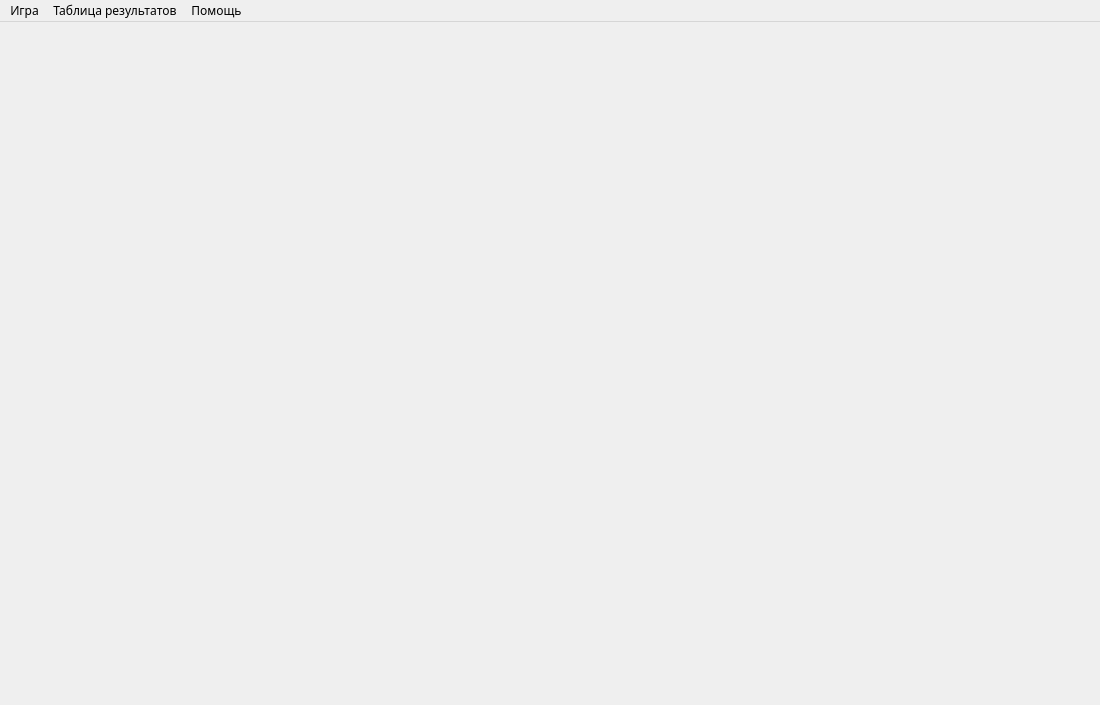
<?xml version="1.0" encoding="UTF-8"?>
<ui version="4.0">
 <class>MainWindow</class>
 <widget class="QMainWindow" name="MainWindow">
  <property name="geometry">
   <rect>
    <x>0</x>
    <y>0</y>
    <width>1100</width>
    <height>705</height>
   </rect>
  </property>
  <property name="font">
   <font>
    <family>PT Sans</family>
   </font>
  </property>
  <property name="windowTitle">
   <string>Кто хочет стать Миллионером?</string>
  </property>
  <widget class="QWidget" name="centralwidget">
   <widget class="QWidget" name="questionField" native="true">
    <property name="geometry">
     <rect>
      <x>0</x>
      <y>477</y>
      <width>1100</width>
      <height>201</height>
     </rect>
    </property>
    <widget class="QLabel" name="answer_B">
     <property name="geometry">
      <rect>
       <x>604</x>
       <y>102</y>
       <width>318</width>
       <height>41</height>
      </rect>
     </property>
     <property name="palette">
      <palette>
       <active>
        <colorrole role="WindowText">
         <brush brushstyle="SolidPattern">
          <color alpha="255">
           <red>255</red>
           <green>255</green>
           <blue>255</blue>
          </color>
         </brush>
        </colorrole>
       </active>
       <inactive>
        <colorrole role="WindowText">
         <brush brushstyle="SolidPattern">
          <color alpha="255">
           <red>255</red>
           <green>255</green>
           <blue>255</blue>
          </color>
         </brush>
        </colorrole>
       </inactive>
       <disabled>
        <colorrole role="WindowText">
         <brush brushstyle="SolidPattern">
          <color alpha="255">
           <red>120</red>
           <green>120</green>
           <blue>120</blue>
          </color>
         </brush>
        </colorrole>
       </disabled>
      </palette>
     </property>
     <property name="font">
      <font>
       <family>PT Sans</family>
       <pointsize>12</pointsize>
       <weight>50</weight>
       <bold>false</bold>
      </font>
     </property>
     <property name="cursor">
      <cursorShape>PointingHandCursor</cursorShape>
     </property>
     <property name="text">
      <string/>
     </property>
     <property name="alignment">
      <set>Qt::AlignLeading|Qt::AlignLeft|Qt::AlignVCenter</set>
     </property>
     <property name="wordWrap">
      <bool>true</bool>
     </property>
    </widget>
    <widget class="QLabel" name="answer_D">
     <property name="geometry">
      <rect>
       <x>604</x>
       <y>153</y>
       <width>318</width>
       <height>41</height>
      </rect>
     </property>
     <property name="palette">
      <palette>
       <active>
        <colorrole role="WindowText">
         <brush brushstyle="SolidPattern">
          <color alpha="255">
           <red>255</red>
           <green>255</green>
           <blue>255</blue>
          </color>
         </brush>
        </colorrole>
       </active>
       <inactive>
        <colorrole role="WindowText">
         <brush brushstyle="SolidPattern">
          <color alpha="255">
           <red>255</red>
           <green>255</green>
           <blue>255</blue>
          </color>
         </brush>
        </colorrole>
       </inactive>
       <disabled>
        <colorrole role="WindowText">
         <brush brushstyle="SolidPattern">
          <color alpha="255">
           <red>120</red>
           <green>120</green>
           <blue>120</blue>
          </color>
         </brush>
        </colorrole>
       </disabled>
      </palette>
     </property>
     <property name="font">
      <font>
       <family>PT Sans</family>
       <pointsize>12</pointsize>
       <weight>50</weight>
       <bold>false</bold>
      </font>
     </property>
     <property name="cursor">
      <cursorShape>PointingHandCursor</cursorShape>
     </property>
     <property name="text">
      <string/>
     </property>
     <property name="alignment">
      <set>Qt::AlignLeading|Qt::AlignLeft|Qt::AlignVCenter</set>
     </property>
     <property name="wordWrap">
      <bool>true</bool>
     </property>
    </widget>
    <widget class="QLabel" name="question">
     <property name="geometry">
      <rect>
       <x>178</x>
       <y>10</y>
       <width>742</width>
       <height>80</height>
      </rect>
     </property>
     <property name="palette">
      <palette>
       <active>
        <colorrole role="WindowText">
         <brush brushstyle="SolidPattern">
          <color alpha="255">
           <red>255</red>
           <green>255</green>
           <blue>255</blue>
          </color>
         </brush>
        </colorrole>
       </active>
       <inactive>
        <colorrole role="WindowText">
         <brush brushstyle="SolidPattern">
          <color alpha="255">
           <red>255</red>
           <green>255</green>
           <blue>255</blue>
          </color>
         </brush>
        </colorrole>
       </inactive>
       <disabled>
        <colorrole role="WindowText">
         <brush brushstyle="SolidPattern">
          <color alpha="255">
           <red>120</red>
           <green>120</green>
           <blue>120</blue>
          </color>
         </brush>
        </colorrole>
       </disabled>
      </palette>
     </property>
     <property name="font">
      <font>
       <family>PT Sans</family>
       <pointsize>13</pointsize>
       <weight>50</weight>
       <bold>false</bold>
      </font>
     </property>
     <property name="text">
      <string/>
     </property>
     <property name="alignment">
      <set>Qt::AlignCenter</set>
     </property>
     <property name="wordWrap">
      <bool>true</bool>
     </property>
    </widget>
    <widget class="QLabel" name="answer_A">
     <property name="geometry">
      <rect>
       <x>199</x>
       <y>102</y>
       <width>318</width>
       <height>41</height>
      </rect>
     </property>
     <property name="palette">
      <palette>
       <active>
        <colorrole role="WindowText">
         <brush brushstyle="SolidPattern">
          <color alpha="255">
           <red>255</red>
           <green>255</green>
           <blue>255</blue>
          </color>
         </brush>
        </colorrole>
       </active>
       <inactive>
        <colorrole role="WindowText">
         <brush brushstyle="SolidPattern">
          <color alpha="255">
           <red>255</red>
           <green>255</green>
           <blue>255</blue>
          </color>
         </brush>
        </colorrole>
       </inactive>
       <disabled>
        <colorrole role="WindowText">
         <brush brushstyle="SolidPattern">
          <color alpha="255">
           <red>120</red>
           <green>120</green>
           <blue>120</blue>
          </color>
         </brush>
        </colorrole>
       </disabled>
      </palette>
     </property>
     <property name="font">
      <font>
       <family>PT Sans</family>
       <pointsize>12</pointsize>
       <weight>50</weight>
       <bold>false</bold>
      </font>
     </property>
     <property name="cursor">
      <cursorShape>PointingHandCursor</cursorShape>
     </property>
     <property name="text">
      <string/>
     </property>
     <property name="alignment">
      <set>Qt::AlignLeading|Qt::AlignLeft|Qt::AlignVCenter</set>
     </property>
     <property name="wordWrap">
      <bool>true</bool>
     </property>
    </widget>
    <widget class="QLabel" name="current_state_q">
     <property name="geometry">
      <rect>
       <x>0</x>
       <y>8</y>
       <width>1102</width>
       <height>191</height>
      </rect>
     </property>
     <property name="text">
      <string/>
     </property>
     <property name="scaledContents">
      <bool>true</bool>
     </property>
    </widget>
    <widget class="QLabel" name="layout_q">
     <property name="geometry">
      <rect>
       <x>0</x>
       <y>8</y>
       <width>1102</width>
       <height>190</height>
      </rect>
     </property>
     <property name="text">
      <string/>
     </property>
     <property name="pixmap">
      <pixmap>../images/question field/layout.png</pixmap>
     </property>
     <property name="scaledContents">
      <bool>true</bool>
     </property>
    </widget>
    <widget class="QLabel" name="answer_C">
     <property name="geometry">
      <rect>
       <x>199</x>
       <y>153</y>
       <width>318</width>
       <height>41</height>
      </rect>
     </property>
     <property name="palette">
      <palette>
       <active>
        <colorrole role="WindowText">
         <brush brushstyle="SolidPattern">
          <color alpha="255">
           <red>255</red>
           <green>255</green>
           <blue>255</blue>
          </color>
         </brush>
        </colorrole>
       </active>
       <inactive>
        <colorrole role="WindowText">
         <brush brushstyle="SolidPattern">
          <color alpha="255">
           <red>255</red>
           <green>255</green>
           <blue>255</blue>
          </color>
         </brush>
        </colorrole>
       </inactive>
       <disabled>
        <colorrole role="WindowText">
         <brush brushstyle="SolidPattern">
          <color alpha="255">
           <red>120</red>
           <green>120</green>
           <blue>120</blue>
          </color>
         </brush>
        </colorrole>
       </disabled>
      </palette>
     </property>
     <property name="font">
      <font>
       <family>PT Sans</family>
       <pointsize>12</pointsize>
       <weight>50</weight>
       <bold>false</bold>
      </font>
     </property>
     <property name="cursor">
      <cursorShape>PointingHandCursor</cursorShape>
     </property>
     <property name="text">
      <string/>
     </property>
     <property name="alignment">
      <set>Qt::AlignLeading|Qt::AlignLeft|Qt::AlignVCenter</set>
     </property>
     <property name="wordWrap">
      <bool>true</bool>
     </property>
    </widget>
    <widget class="QLabel" name="current_state_q_2">
     <property name="geometry">
      <rect>
       <x>0</x>
       <y>8</y>
       <width>1102</width>
       <height>191</height>
      </rect>
     </property>
     <property name="text">
      <string/>
     </property>
     <property name="scaledContents">
      <bool>true</bool>
     </property>
    </widget>
    <widget class="QLabel" name="current_state_q_3">
     <property name="geometry">
      <rect>
       <x>0</x>
       <y>8</y>
       <width>1102</width>
       <height>191</height>
      </rect>
     </property>
     <property name="text">
      <string/>
     </property>
     <property name="scaledContents">
      <bool>true</bool>
     </property>
    </widget>
    <widget class="QLabel" name="amount_q">
     <property name="geometry">
      <rect>
       <x>127</x>
       <y>62</y>
       <width>850</width>
       <height>81</height>
      </rect>
     </property>
     <property name="palette">
      <palette>
       <active>
        <colorrole role="WindowText">
         <brush brushstyle="SolidPattern">
          <color alpha="255">
           <red>255</red>
           <green>255</green>
           <blue>255</blue>
          </color>
         </brush>
        </colorrole>
        <colorrole role="Button">
         <brush brushstyle="SolidPattern">
          <color alpha="255">
           <red>255</red>
           <green>255</green>
           <blue>255</blue>
          </color>
         </brush>
        </colorrole>
        <colorrole role="Light">
         <brush brushstyle="SolidPattern">
          <color alpha="255">
           <red>255</red>
           <green>255</green>
           <blue>255</blue>
          </color>
         </brush>
        </colorrole>
        <colorrole role="Midlight">
         <brush brushstyle="SolidPattern">
          <color alpha="255">
           <red>255</red>
           <green>255</green>
           <blue>255</blue>
          </color>
         </brush>
        </colorrole>
        <colorrole role="Dark">
         <brush brushstyle="SolidPattern">
          <color alpha="255">
           <red>127</red>
           <green>127</green>
           <blue>127</blue>
          </color>
         </brush>
        </colorrole>
        <colorrole role="Mid">
         <brush brushstyle="SolidPattern">
          <color alpha="255">
           <red>170</red>
           <green>170</green>
           <blue>170</blue>
          </color>
         </brush>
        </colorrole>
        <colorrole role="Text">
         <brush brushstyle="SolidPattern">
          <color alpha="255">
           <red>255</red>
           <green>255</green>
           <blue>255</blue>
          </color>
         </brush>
        </colorrole>
        <colorrole role="BrightText">
         <brush brushstyle="SolidPattern">
          <color alpha="255">
           <red>255</red>
           <green>255</green>
           <blue>255</blue>
          </color>
         </brush>
        </colorrole>
        <colorrole role="ButtonText">
         <brush brushstyle="SolidPattern">
          <color alpha="255">
           <red>0</red>
           <green>0</green>
           <blue>0</blue>
          </color>
         </brush>
        </colorrole>
        <colorrole role="Base">
         <brush brushstyle="SolidPattern">
          <color alpha="255">
           <red>255</red>
           <green>255</green>
           <blue>255</blue>
          </color>
         </brush>
        </colorrole>
        <colorrole role="Window">
         <brush brushstyle="SolidPattern">
          <color alpha="255">
           <red>255</red>
           <green>255</green>
           <blue>255</blue>
          </color>
         </brush>
        </colorrole>
        <colorrole role="Shadow">
         <brush brushstyle="SolidPattern">
          <color alpha="255">
           <red>0</red>
           <green>0</green>
           <blue>0</blue>
          </color>
         </brush>
        </colorrole>
        <colorrole role="AlternateBase">
         <brush brushstyle="SolidPattern">
          <color alpha="255">
           <red>255</red>
           <green>255</green>
           <blue>255</blue>
          </color>
         </brush>
        </colorrole>
        <colorrole role="ToolTipBase">
         <brush brushstyle="SolidPattern">
          <color alpha="255">
           <red>255</red>
           <green>255</green>
           <blue>220</blue>
          </color>
         </brush>
        </colorrole>
        <colorrole role="ToolTipText">
         <brush brushstyle="SolidPattern">
          <color alpha="255">
           <red>0</red>
           <green>0</green>
           <blue>0</blue>
          </color>
         </brush>
        </colorrole>
        <colorrole role="PlaceholderText">
         <brush brushstyle="SolidPattern">
          <color alpha="128">
           <red>255</red>
           <green>255</green>
           <blue>255</blue>
          </color>
         </brush>
        </colorrole>
       </active>
       <inactive>
        <colorrole role="WindowText">
         <brush brushstyle="SolidPattern">
          <color alpha="255">
           <red>255</red>
           <green>255</green>
           <blue>255</blue>
          </color>
         </brush>
        </colorrole>
        <colorrole role="Button">
         <brush brushstyle="SolidPattern">
          <color alpha="255">
           <red>255</red>
           <green>255</green>
           <blue>255</blue>
          </color>
         </brush>
        </colorrole>
        <colorrole role="Light">
         <brush brushstyle="SolidPattern">
          <color alpha="255">
           <red>255</red>
           <green>255</green>
           <blue>255</blue>
          </color>
         </brush>
        </colorrole>
        <colorrole role="Midlight">
         <brush brushstyle="SolidPattern">
          <color alpha="255">
           <red>255</red>
           <green>255</green>
           <blue>255</blue>
          </color>
         </brush>
        </colorrole>
        <colorrole role="Dark">
         <brush brushstyle="SolidPattern">
          <color alpha="255">
           <red>127</red>
           <green>127</green>
           <blue>127</blue>
          </color>
         </brush>
        </colorrole>
        <colorrole role="Mid">
         <brush brushstyle="SolidPattern">
          <color alpha="255">
           <red>170</red>
           <green>170</green>
           <blue>170</blue>
          </color>
         </brush>
        </colorrole>
        <colorrole role="Text">
         <brush brushstyle="SolidPattern">
          <color alpha="255">
           <red>255</red>
           <green>255</green>
           <blue>255</blue>
          </color>
         </brush>
        </colorrole>
        <colorrole role="BrightText">
         <brush brushstyle="SolidPattern">
          <color alpha="255">
           <red>255</red>
           <green>255</green>
           <blue>255</blue>
          </color>
         </brush>
        </colorrole>
        <colorrole role="ButtonText">
         <brush brushstyle="SolidPattern">
          <color alpha="255">
           <red>0</red>
           <green>0</green>
           <blue>0</blue>
          </color>
         </brush>
        </colorrole>
        <colorrole role="Base">
         <brush brushstyle="SolidPattern">
          <color alpha="255">
           <red>255</red>
           <green>255</green>
           <blue>255</blue>
          </color>
         </brush>
        </colorrole>
        <colorrole role="Window">
         <brush brushstyle="SolidPattern">
          <color alpha="255">
           <red>255</red>
           <green>255</green>
           <blue>255</blue>
          </color>
         </brush>
        </colorrole>
        <colorrole role="Shadow">
         <brush brushstyle="SolidPattern">
          <color alpha="255">
           <red>0</red>
           <green>0</green>
           <blue>0</blue>
          </color>
         </brush>
        </colorrole>
        <colorrole role="AlternateBase">
         <brush brushstyle="SolidPattern">
          <color alpha="255">
           <red>255</red>
           <green>255</green>
           <blue>255</blue>
          </color>
         </brush>
        </colorrole>
        <colorrole role="ToolTipBase">
         <brush brushstyle="SolidPattern">
          <color alpha="255">
           <red>255</red>
           <green>255</green>
           <blue>220</blue>
          </color>
         </brush>
        </colorrole>
        <colorrole role="ToolTipText">
         <brush brushstyle="SolidPattern">
          <color alpha="255">
           <red>0</red>
           <green>0</green>
           <blue>0</blue>
          </color>
         </brush>
        </colorrole>
        <colorrole role="PlaceholderText">
         <brush brushstyle="SolidPattern">
          <color alpha="128">
           <red>255</red>
           <green>255</green>
           <blue>255</blue>
          </color>
         </brush>
        </colorrole>
       </inactive>
       <disabled>
        <colorrole role="WindowText">
         <brush brushstyle="SolidPattern">
          <color alpha="255">
           <red>127</red>
           <green>127</green>
           <blue>127</blue>
          </color>
         </brush>
        </colorrole>
        <colorrole role="Button">
         <brush brushstyle="SolidPattern">
          <color alpha="255">
           <red>255</red>
           <green>255</green>
           <blue>255</blue>
          </color>
         </brush>
        </colorrole>
        <colorrole role="Light">
         <brush brushstyle="SolidPattern">
          <color alpha="255">
           <red>255</red>
           <green>255</green>
           <blue>255</blue>
          </color>
         </brush>
        </colorrole>
        <colorrole role="Midlight">
         <brush brushstyle="SolidPattern">
          <color alpha="255">
           <red>255</red>
           <green>255</green>
           <blue>255</blue>
          </color>
         </brush>
        </colorrole>
        <colorrole role="Dark">
         <brush brushstyle="SolidPattern">
          <color alpha="255">
           <red>127</red>
           <green>127</green>
           <blue>127</blue>
          </color>
         </brush>
        </colorrole>
        <colorrole role="Mid">
         <brush brushstyle="SolidPattern">
          <color alpha="255">
           <red>170</red>
           <green>170</green>
           <blue>170</blue>
          </color>
         </brush>
        </colorrole>
        <colorrole role="Text">
         <brush brushstyle="SolidPattern">
          <color alpha="255">
           <red>127</red>
           <green>127</green>
           <blue>127</blue>
          </color>
         </brush>
        </colorrole>
        <colorrole role="BrightText">
         <brush brushstyle="SolidPattern">
          <color alpha="255">
           <red>255</red>
           <green>255</green>
           <blue>255</blue>
          </color>
         </brush>
        </colorrole>
        <colorrole role="ButtonText">
         <brush brushstyle="SolidPattern">
          <color alpha="255">
           <red>127</red>
           <green>127</green>
           <blue>127</blue>
          </color>
         </brush>
        </colorrole>
        <colorrole role="Base">
         <brush brushstyle="SolidPattern">
          <color alpha="255">
           <red>255</red>
           <green>255</green>
           <blue>255</blue>
          </color>
         </brush>
        </colorrole>
        <colorrole role="Window">
         <brush brushstyle="SolidPattern">
          <color alpha="255">
           <red>255</red>
           <green>255</green>
           <blue>255</blue>
          </color>
         </brush>
        </colorrole>
        <colorrole role="Shadow">
         <brush brushstyle="SolidPattern">
          <color alpha="255">
           <red>0</red>
           <green>0</green>
           <blue>0</blue>
          </color>
         </brush>
        </colorrole>
        <colorrole role="AlternateBase">
         <brush brushstyle="SolidPattern">
          <color alpha="255">
           <red>255</red>
           <green>255</green>
           <blue>255</blue>
          </color>
         </brush>
        </colorrole>
        <colorrole role="ToolTipBase">
         <brush brushstyle="SolidPattern">
          <color alpha="255">
           <red>255</red>
           <green>255</green>
           <blue>220</blue>
          </color>
         </brush>
        </colorrole>
        <colorrole role="ToolTipText">
         <brush brushstyle="SolidPattern">
          <color alpha="255">
           <red>0</red>
           <green>0</green>
           <blue>0</blue>
          </color>
         </brush>
        </colorrole>
        <colorrole role="PlaceholderText">
         <brush brushstyle="SolidPattern">
          <color alpha="128">
           <red>0</red>
           <green>0</green>
           <blue>0</blue>
          </color>
         </brush>
        </colorrole>
       </disabled>
      </palette>
     </property>
     <property name="font">
      <font>
       <family>PT Sans</family>
       <pointsize>33</pointsize>
       <weight>50</weight>
       <bold>false</bold>
       <underline>false</underline>
       <kerning>true</kerning>
      </font>
     </property>
     <property name="text">
      <string/>
     </property>
     <property name="alignment">
      <set>Qt::AlignCenter</set>
     </property>
    </widget>
    <widget class="QLabel" name="double_dip">
     <property name="geometry">
      <rect>
       <x>518</x>
       <y>129</y>
       <width>66</width>
       <height>36</height>
      </rect>
     </property>
     <property name="text">
      <string/>
     </property>
     <property name="pixmap">
      <pixmap>../images/double-dip.png</pixmap>
     </property>
     <property name="scaledContents">
      <bool>true</bool>
     </property>
    </widget>
    <zorder>layout_q</zorder>
    <zorder>amount_q</zorder>
    <zorder>current_state_q</zorder>
    <zorder>current_state_q_2</zorder>
    <zorder>current_state_q_3</zorder>
    <zorder>question</zorder>
    <zorder>answer_A</zorder>
    <zorder>answer_B</zorder>
    <zorder>answer_C</zorder>
    <zorder>answer_D</zorder>
    <zorder>double_dip</zorder>
   </widget>
   <widget class="QWidget" name="layoutWidget">
    <property name="geometry">
     <rect>
      <x>0</x>
      <y>0</y>
      <width>1101</width>
      <height>491</height>
     </rect>
    </property>
    <layout class="QHBoxLayout" name="horizontalLayout" stretch="101,50">
     <item>
      <spacer name="horizontalSpacer">
       <property name="orientation">
        <enum>Qt::Horizontal</enum>
       </property>
       <property name="sizeHint" stdset="0">
        <size>
         <width>40</width>
         <height>20</height>
        </size>
       </property>
      </spacer>
     </item>
     <item>
      <widget class="QWidget" name="moneyTree" native="true">
       <widget class="QLabel" name="layout_t">
        <property name="geometry">
         <rect>
          <x>0</x>
          <y>0</y>
          <width>411</width>
          <height>480</height>
         </rect>
        </property>
        <property name="text">
         <string/>
        </property>
        <property name="pixmap">
         <pixmap>../images/money tree/layout.png</pixmap>
        </property>
        <property name="scaledContents">
         <bool>true</bool>
        </property>
       </widget>
       <widget class="QLabel" name="current_state_t">
        <property name="geometry">
         <rect>
          <x>0</x>
          <y>0</y>
          <width>411</width>
          <height>480</height>
         </rect>
        </property>
        <property name="text">
         <string/>
        </property>
        <property name="scaledContents">
         <bool>true</bool>
        </property>
       </widget>
       <widget class="QLabel" name="lost_change">
        <property name="geometry">
         <rect>
          <x>0</x>
          <y>0</y>
          <width>411</width>
          <height>480</height>
         </rect>
        </property>
        <property name="text">
         <string/>
        </property>
        <property name="pixmap">
         <pixmap>../images/money tree/lost_change.png</pixmap>
        </property>
        <property name="scaledContents">
         <bool>true</bool>
        </property>
       </widget>
       <widget class="QLabel" name="lost_5050">
        <property name="geometry">
         <rect>
          <x>0</x>
          <y>0</y>
          <width>411</width>
          <height>480</height>
         </rect>
        </property>
        <property name="text">
         <string/>
        </property>
        <property name="pixmap">
         <pixmap>../images/money tree/lost_5050.png</pixmap>
        </property>
        <property name="scaledContents">
         <bool>true</bool>
        </property>
       </widget>
       <widget class="QLabel" name="lost_x2">
        <property name="geometry">
         <rect>
          <x>0</x>
          <y>0</y>
          <width>411</width>
          <height>480</height>
         </rect>
        </property>
        <property name="text">
         <string/>
        </property>
        <property name="pixmap">
         <pixmap>../images/money tree/lost_x2.png</pixmap>
        </property>
        <property name="scaledContents">
         <bool>true</bool>
        </property>
       </widget>
      </widget>
     </item>
    </layout>
   </widget>
   <widget class="QLabel" name="background">
    <property name="geometry">
     <rect>
      <x>0</x>
      <y>0</y>
      <width>1100</width>
      <height>680</height>
     </rect>
    </property>
    <property name="text">
     <string/>
    </property>
    <property name="pixmap">
     <pixmap>../images/background.jpg</pixmap>
    </property>
    <property name="scaledContents">
     <bool>true</bool>
    </property>
   </widget>
   <zorder>background</zorder>
   <zorder>questionField</zorder>
   <zorder>layoutWidget</zorder>
  </widget>
  <widget class="QMenuBar" name="menubar">
   <property name="geometry">
    <rect>
     <x>0</x>
     <y>0</y>
     <width>1100</width>
     <height>25</height>
    </rect>
   </property>
   <widget class="QMenu" name="game_menu">
    <property name="font">
     <font>
      <family>PT Sans</family>
     </font>
    </property>
    <property name="title">
     <string>Игра</string>
    </property>
    <addaction name="new_game"/>
    <addaction name="close_game"/>
   </widget>
   <widget class="QMenu" name="table_menu">
    <property name="font">
     <font>
      <family>PT Sans</family>
     </font>
    </property>
    <property name="title">
     <string>Таблица результатов</string>
    </property>
    <widget class="QMenu" name="menu">
     <property name="title">
      <string>Очистить</string>
     </property>
     <addaction name="clear_one"/>
     <addaction name="clear_all"/>
    </widget>
    <addaction name="open_table"/>
    <addaction name="menu"/>
   </widget>
   <widget class="QMenu" name="help_menu">
    <property name="font">
     <font>
      <family>PT Sans</family>
     </font>
    </property>
    <property name="title">
     <string>Помощь</string>
    </property>
    <addaction name="about"/>
   </widget>
   <addaction name="game_menu"/>
   <addaction name="table_menu"/>
   <addaction name="help_menu"/>
  </widget>
  <action name="new_game">
   <property name="text">
    <string>Начать новую игру</string>
   </property>
   <property name="font">
    <font>
     <family>PT Sans</family>
    </font>
   </property>
  </action>
  <action name="close_game">
   <property name="text">
    <string>Завершить игру</string>
   </property>
   <property name="font">
    <font>
     <family>PT Sans</family>
    </font>
   </property>
  </action>
  <action name="open_table">
   <property name="text">
    <string>Открыть</string>
   </property>
   <property name="font">
    <font>
     <family>PT Sans</family>
    </font>
   </property>
  </action>
  <action name="about">
   <property name="text">
    <string>О программе</string>
   </property>
   <property name="font">
    <font>
     <family>PT Sans</family>
    </font>
   </property>
  </action>
  <action name="action">
   <property name="text">
    <string>Удалить один результат</string>
   </property>
   <property name="font">
    <font>
     <family>PT Sans</family>
    </font>
   </property>
  </action>
  <action name="clear_one">
   <property name="text">
    <string>Удалить один результат</string>
   </property>
   <property name="font">
    <font>
     <family>PT Sans</family>
    </font>
   </property>
  </action>
  <action name="clear_all">
   <property name="text">
    <string>Удалить всё</string>
   </property>
   <property name="font">
    <font>
     <family>PT Sans</family>
    </font>
   </property>
  </action>
 </widget>
 <resources/>
 <connections/>
</ui>
